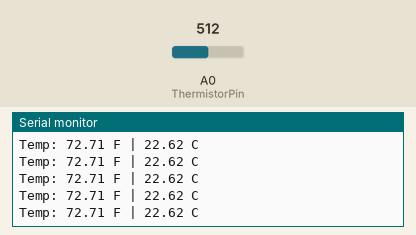
This sketch was run on a simulated Arduino Uno, built with avr-gcc and run on an emulated ATmega328P. On the bench: the last lines printed to the serial monitor. The inputs (shaded band) are chosen by the test bench; at power-on: A0 (ThermistorPin) = 512.

Above: at 1.2 s.
1.3 s: A0 (ThermistorPin) set to 641
At 2.1 s:
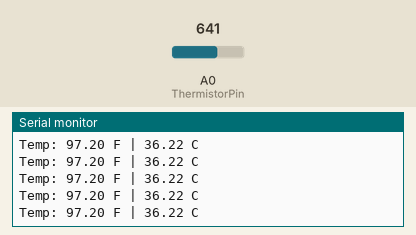
4.3 s: A0 (ThermistorPin) set to 667
At 5.0 s:
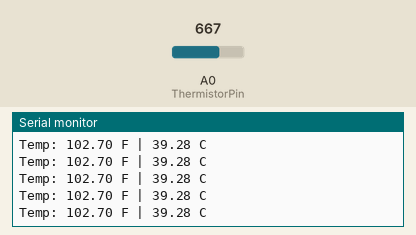
8.8 s: A0 (ThermistorPin) set to 394
At 9.8 s:
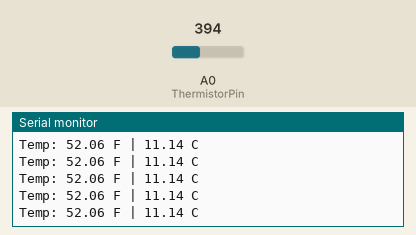
11.8 s: A0 (ThermistorPin) set to 367
At 12.4 s:
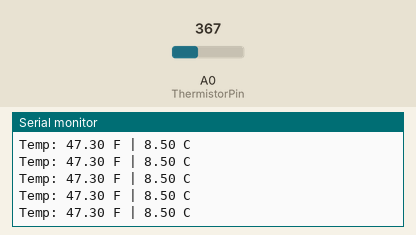
Timing chart, 0 to 14.8 s (numbered marks = the images above; inputs shaded):
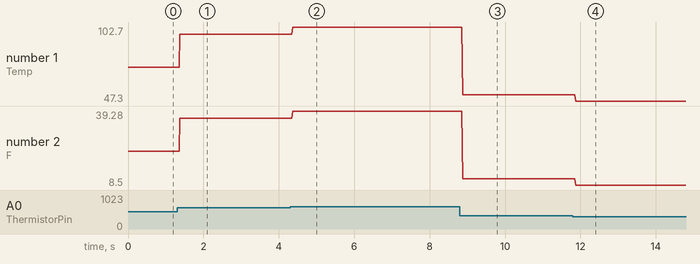

The sketch:

thermistor_test3.ino.ino
```cpp
int ThermistorPin = 0;
int Vo;
float R1 = 2200;
float logRt, Rt;
float Tk, Tf, Tc;

//B57861S0202F040
//5C = 4581
//25C = 2000
//45C = 960.3
//https://www.thinksrs.com/downloads/programs/therm%20calc/ntccalibrator/ntccalculator.html
float A = 1.245666056e-03, B = 2.715623937e-04, C = 1.007238670e-07;

//float A = 1.009249522e-03, B = 2.378405444e-04, C = 2.019202697e-07;
//float T,logRt,Tf,Tc;
//
//float Thermistor(int Vo) {
// logRt = log(10000.0*((1024.0/Vo-1)));
// T = (1.0 / (A + B*logRt + C*logRt*logRt*logRt));  // We get the temperature value in Kelvin from this Stein-Hart equation
// Tc = T - 273.15;                     // Convert Kelvin to Celcius
// Tf = (Tc * 1.8) + 32.0;              // Convert Kelvin to Fahrenheit
// return T;
//}

void setup() {
  Serial.begin(9600);
}

void loop() {
//  float ADC;
//
//  ADC = analogRead(ThermistorPin);
//  Thermistor(ADC);
//  // put your main code here, to run repeatedly:
//  Serial.print("Temperature: ");
//  Serial.println(Tf);
//  //Serial.println("℉");
//  delay(100);
  Vo = analogRead(ThermistorPin);
  Rt = R1* (1023.0 / (float)Vo - 1.0);
  logRt = log(Rt);
  Tk = (1.0 / (A + B*logRt + C*logRt*logRt*logRt));  // Steinhart and Hart Equation. T  = 1 / {A + B[ln(R)] + C[ln(R)]^3}
  Tc =  Tk - 273.15; //Kelvin to Celcius
  Tf = (Tc * 1.8) + 32.0;


  Serial.print("Temp: ");
  Serial.print(Tf);
  Serial.print(" F | ");
  Serial.print(Tc);
  Serial.println(" C");

}
```

Measured:
- after the input at 1.3 s, the serial monitor: prints a new line after 0.08 s (image 1)
- after the input at 4.3 s, the serial monitor: prints a new line after 0.07 s (image 2)
- after the input at 8.8 s, the serial monitor: prints a new line after 0.08 s (image 3)
- after the input at 11.8 s, the serial monitor: prints a new line after 0.07 s (image 4)
- plotted number 1: 72.71 → 97.2 after the input at 1.3 s, 97.2 → 102.7 after the input at 4.3 s, 102.7 → 52.06 after the input at 8.8 s, 52.06 → 47.3 after the input at 11.8 s
- plotted number 2: 22.62 → 36.22 after the input at 1.3 s, 36.22 → 39.28 after the input at 4.3 s, 39.28 → 11.14 after the input at 8.8 s, 11.14 → 8.5 after the input at 11.8 s
